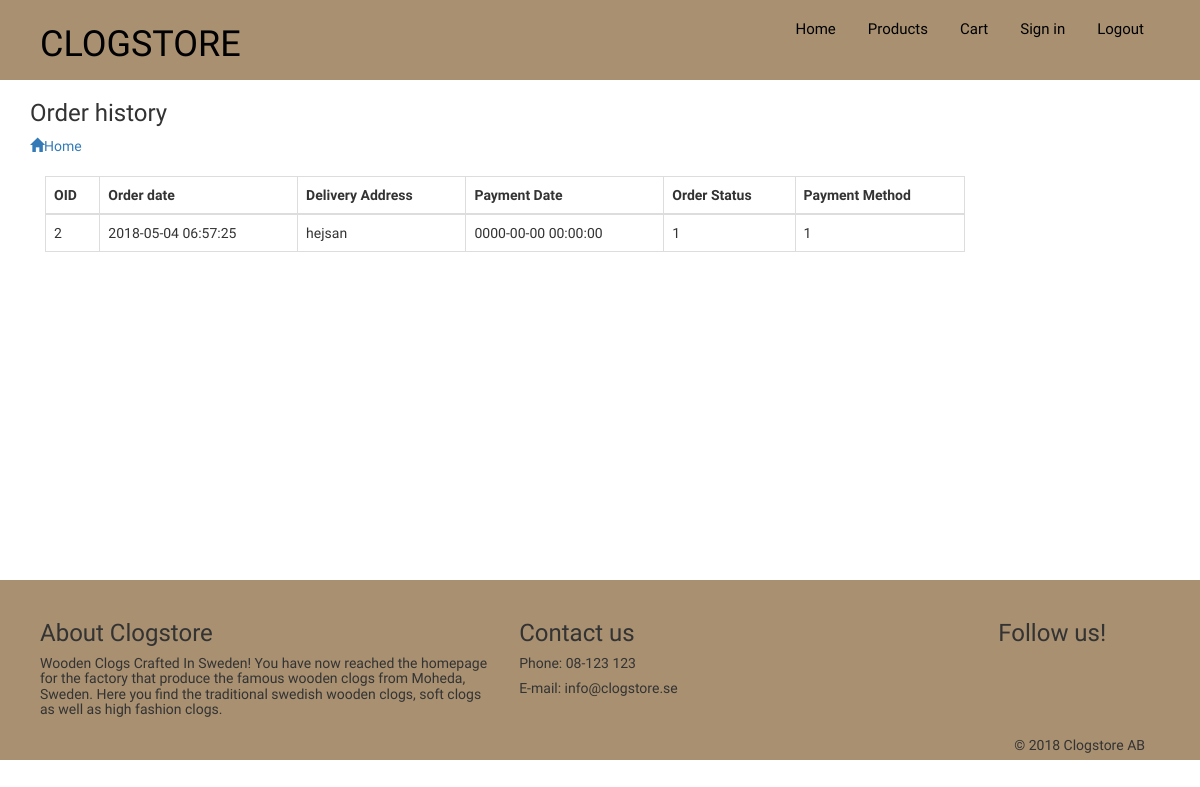
Screenshot of /?controller=order_history (signed in) with the database file from the repository.
### tables this page shows
CREATE TABLE `orders` (
  `OID` int(11) NOT NULL AUTO_INCREMENT,
  `UID` int(11) NOT NULL,
  `OrderDate` timestamp NOT NULL DEFAULT CURRENT_TIMESTAMP ON UPDATE CURRENT_TIMESTAMP,
  `AddressDelivery` varchar(45) NOT NULL,
  `PaymentDate` timestamp NOT NULL DEFAULT '0000-00-00 00:00:00',
  `OrderStatus` int(11) NOT NULL,
  `PaymentMethod` int(11) NOT NULL,
  PRIMARY KEY (`OID`),
  KEY `FK_UIDOrder_idx` (`UID`),
  CONSTRAINT `FK_UIDOrder` FOREIGN KEY (`UID`) REFERENCES `user` (`UID`) ON DELETE NO ACTION ON UPDATE CASCADE
);

CREATE TABLE `pageinfo` (
  `pageid` int(11) NOT NULL,
  `aboutus` varchar(250) NOT NULL,
  `contactus` varchar(100) NOT NULL,
  PRIMARY KEY (`pageid`)
);

### includes/functions.inc.php (called while the page is built)
<?php
$isAdmin = false;
if ($isAdmin == true){
	function loadTemplate($templateName, $templateData) {
		require("admin_templates/admin_header_tpl.php");
		require('admin_templates/admin_'.$templateName.'_tpl.php');
	}
}
else{
	function loadTemplate($templateName, $templateData) {
		require("templates/header.tpl.php");
		require('templates/'.$templateName.'.tpl.php');
		require("templates/footer.tpl.php");
	}
}

### user_controllers/order_history_controller.php (called while the page is built)
<?php
$sql = "SELECT * FROM orders";
$stmt = $dbh->prepare($sql);
$stmt->execute();
$viewOrders = $stmt->fetchAll(PDO::FETCH_OBJ);
loadTemplate("order_history", $viewOrders);
?>

### classes/changeFooter.class.php (called while the page is built)
<?php
global $dbh;
$sql = "SELECT * FROM pageinfo";
$stmt = $dbh->prepare($sql);
$stmt->execute();
$loadFooter = $stmt->fetchAll(PDO::FETCH_OBJ);
?>

### templates/order_history.tpl.php (the view, shortened to what this page needs)
<div class="container">
<h3>Order history</h3><a href="?controller=my_account"><i class="glyphicon glyphicon-home"></i>Home</a><br><br>
    <div class="table-responsive">
        <div class="col-lg-10 col-md-9 col-sm-10 col-sx-10">
                        <table class="table table-bordered">
                            <thead>
                            <tr>
                                <th> OID </th>
                                <th> Order date</th>
                                <th> Delivery Address</th>
                                <th> Payment Date</th>
                                <th> Order Status</th>
                                <th> Payment Method</th>
                            </tr>
                            </thead>
                            <tbody>
                            <?php
                            foreach($templateData as $showOrders) {
                                if ($_SESSION['u_id'] == $showOrders->UID) {
                                    ?>
                                    <tr>
                                        <td>
                                            <?php echo $showOrders->OID ?>
                                        </td>
                                        <td>
                                            <?php echo $showOrders->OrderDate ?>
                                        </td>
                                        <td>
                                            <?php echo $showOrders->AddressDelivery ?>
                                        </td>
                                        <td>
                                            <?php echo $showOrders->PaymentDate ?>
                                        </td>
                                        <td>
                                            <?php echo $showOrders->OrderStatus ?>
                                        </td>
                                        <td>
                                            <?php echo $showOrders->PaymentMethod ?>
                                        </td>
                                    </tr>
                                    <?php
                                }
                            }
                            ?>
                            </tbody>
                        </table>
                    </div>
                </div>
                </div>

### templates/footer.tpl.php
</div></div>
<?php require_once("classes/changeFooter.class.php"); ?>
<div class="col-md-12 wrapper" id="wrapper-footer">
			<div class="row">
				<div class="col-md-5">
					<h3>About Clogstore</h3>
					<h5>
						<?php foreach($loadFooter as $data){
							echo $data->aboutus;
						} ?>
					</h5>
				</div>
				<div class="col-md-5">
					<h3>Contact us</h3>
						<h5>Phone: 08-123 123</h5>
						<h5>E-mail: info@clogstore.se</h5>
				</div>
				<div class="col-md-2">
					<h3>Follow us!</h3>
				</div>
			</div>
	<div class="col-md-12 text-right">
            <h5>&copy; 2018 Clogstore AB<h5>
	</div>
</div>
</body>
</html>

### css/style.css (style rules this page uses)
body { margin: 0; font-family: 'Source Sans Pro', sans-serif; }
#wrapper-footer { height: 180px; background-color: rgb(168, 144, 113); font-family: 'Source Sans Pro', sans-serif; padding: 20px 40px; font-size: 1.5rem; left: 0; bottom: 0; right: 0; }

### rows the page displays
orders: OID "2", OrderDate "2018-05-04 06:57:25", AddressDelivery "hejsan", PaymentDate "0000-00-00 00:00:00", OrderStatus "1", PaymentMethod "1"
pageinfo: aboutus "Wooden Clogs Crafted In Sweden! You have now reached the homepage for the factory that produce the famous wooden clogs from Moheda, Sweden. Here you find the traditional swedish wooden clogs, soft clogs as well as high fashion clogs."
